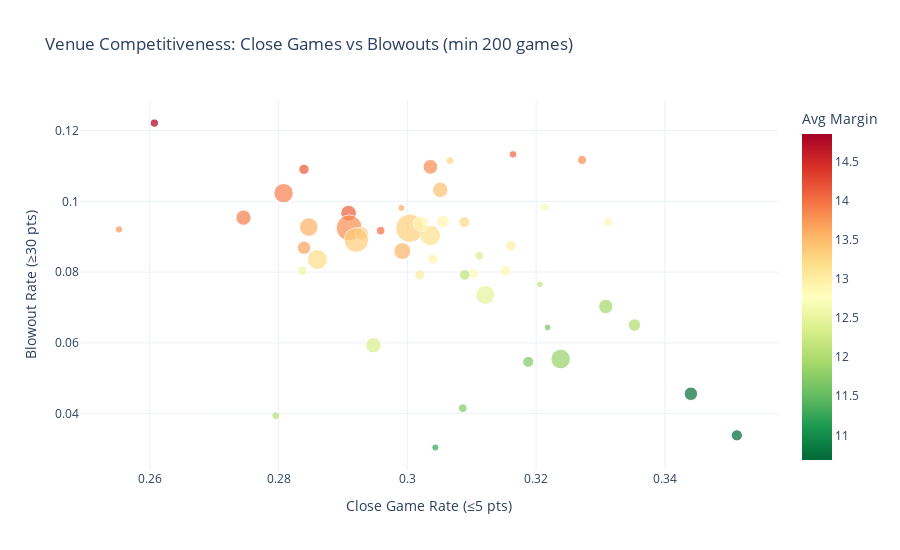

Notebook code cell kept with this figure:
### Markdown cell above
## 🏟️ Venue Power Rankings

Beyond home court advantage, which venues consistently produce blowouts vs competitive games? Let's rank venues by competitiveness.

### Code cell
# Venue analysis - margin distribution
venue_margins = completed.groupby('venue').agg(
    games=('abs_margin', 'count'),
    avg_margin=('abs_margin', 'mean'),
    median_margin=('abs_margin', 'median'),
    blowout_pct=('abs_margin', lambda x: (x >= 30).mean()),
    close_game_pct=('abs_margin', lambda x: (x <= 5).mean())
).reset_index()
venue_margins = venue_margins[venue_margins['games'] >= 200].sort_values('avg_margin', ascending=False)

fig = px.scatter(venue_margins, x='close_game_pct', y='blowout_pct', size='games',
                 color='avg_margin', color_continuous_scale='RdYlGn_r',
                 hover_name='venue', hover_data=['games', 'avg_margin', 'median_margin'],
                 title="Venue Competitiveness: Close Games vs Blowouts (min 200 games)",
                 labels={'close_game_pct': 'Close Game Rate (≤5 pts)', 
                         'blowout_pct': 'Blowout Rate (≥30 pts)',
                         'avg_margin': 'Avg Margin'})
fig.update_layout(height=550)
fig.show()

print("\n🏟️ Most lopsided venues (highest avg margin):")
for _, row in venue_margins.head(5).iterrows():
    print(f"   {row['venue']}: avg margin {row['avg_margin']:.1f}, blowout rate {row['blowout_pct']*100:.1f}%")
print("\n🏟️ Most competitive venues (lowest avg margin):")
for _, row in venue_margins.tail(5).iterrows():
    print(f"   {row['venue']}: avg margin {row['avg_margin']:.1f}, close game rate {row['close_game_pct']*100:.1f}%")

### Figure 1 — Plotly figure (JSON) as saved in the notebook; plotly's stock layout.template omitted (floating-point values rounded to 4 significant figures; data arrays with more than 128 entries replaced by an {"elided": "..."} marker saying what was removed)
{"data": [{"customdata": {"elided": "48x3 float values"}, "hovertemplate": "<b>%{hovertext}</b><br><br>Close Game Rate (≤5 pts)=%{x}<br>Blowout Rate (≥30 pts)=%{y}<br>games=%{customdata[0]}<br>Avg Margin=%{marker.color}<br>median_margin=%{customdata[2]}<extra></extra>", "hovertext": ["Warrandyte Sports Complex", "Eltham College", "East Doncaster Secondary College", "Greythorn Primary School", "Canterbury Girls Secondary College", "Slater Reserve Stadium", "Bulleen Templestowe Basketball Stadium", "Manningham Templestowe Leisure Centre", "Montmorency Secondary College", "Thornbury High School", "Blackburn Primary School", "Eltham Leisure Centre", "Veneto Club", "Balwyn High School", "Collingwood College", "Doncaster Secondary College", "Swinburne Senior Secondary College Sports Centre", "Mullum Mullum Stadium", "La Trobe Sports Park Stadium", "Macleod Recreation and Fitness Centre", "Montmorency South Primary School", "Eltham High School", "Darebin Community Sports Stadium", "Box Hill High School", "Viewbank Primary School", "Rangeview Primary School", "Ivanhoe East Primary School", "Narrandjeri Stadium", "Greensborough College", "Donvale Christian College", "Box Hill Senior Secondary College", "Boroondara Park Primary School", "Marcellin College", "Bundha Sports Centre", "Leeds Street Sports Centre", "Koonung Secondary College", "Kerrimuir Primary School", "Alphington Grammar School", "Tucker Road Bentleigh Primary School", "Manningham DISC (Donvale Indoor Sports Centre)", "Glen Eira Sports & Aquatic Centre", "Bentleigh Secondary College", "Carnegie Primary School", "McKinnon Secondary College", "Banyule Primary School", "Coatesville Primary School", "Cheltenham Secondary College", "Brighton Secondary College"], "legendgroup": "", "marker": {"color": [14.86, 14.16, 14.12, 14.09, 14.03, 13.92, 13.9, 13.82, 13.81, 13.81, 13.79, 13.68, 13.65, 13.57, 13.55, 13.45, 13.43, 13.35, 13.32, 13.27, 13.25, 13.22, 13.18, 13.02, 13.0, 12.92, 12.92, 12.89, 12.89, 12.89, 12.83, 12.66, 12.58, 12.49, 12.36, 12.36, 12.16, 12.13, 12.09, 12.02, 11.93, 11.83, 11.71, 11.68, 11.64, 11.27, 10.73, 10.68], "coloraxis": "coloraxis", "size": [303, 486, 1107, 256, 338, 1038, 1681, 975, 3037, 376, 239, 816, 214, 1542, 1280, 1075, 792, 2739, 3582, 287, 531, 1783, 1871, 467, 503, 308, 454, 1089, 460, 743, 490, 305, 423, 1618, 1062, 331, 209, 505, 279, 692, 924, 1714, 337, 549, 202, 230, 811, 560], "sizemode": "area", "sizeref": 8.955, "symbol": "circle"}, "mode": "markers", "name": "", "orientation": "v", "showlegend": false, "type": "scatter", "x": [0.2607, 0.284, 0.2909, 0.3164, 0.2959, 0.2746, 0.2808, 0.3036, 0.291, 0.3271, 0.2552, 0.284, 0.2991, 0.2847, 0.2992, 0.3051, 0.2929, 0.2921, 0.3004, 0.3066, 0.3089, 0.286, 0.3036, 0.3019, 0.3161, 0.3312, 0.304, 0.3021, 0.3152, 0.3055, 0.3102, 0.3213, 0.2837, 0.3121, 0.2947, 0.3112, 0.3206, 0.3089, 0.2796, 0.3353, 0.3308, 0.3238, 0.3086, 0.3188, 0.3218, 0.3043, 0.344, 0.3512], "xaxis": "x", "y": [0.1221, 0.1091, 0.09666, 0.1133, 0.09172, 0.09538, 0.1023, 0.1097, 0.0925, 0.1117, 0.09205, 0.0869, 0.09813, 0.09274, 0.08594, 0.1033, 0.09091, 0.08908, 0.09241, 0.1115, 0.09416, 0.08357, 0.09033, 0.07923, 0.08748, 0.09416, 0.0837, 0.09366, 0.08043, 0.09421, 0.07959, 0.09836, 0.08038, 0.07355, 0.05932, 0.08459, 0.07656, 0.07921, 0.03943, 0.06503, 0.07027, 0.05543, 0.04154, 0.05464, 0.06436, 0.03043, 0.04562, 0.03387], "yaxis": "y"}], "layout": {"coloraxis": {"colorbar": {"title": {"text": "Avg Margin"}}, "colorscale": [[0.0, "rgb(0,104,55)"], [0.1, "rgb(26,152,80)"], [0.2, "rgb(102,189,99)"], [0.3, "rgb(166,217,106)"], [0.4, "rgb(217,239,139)"], [0.5, "rgb(255,255,191)"], [0.6, "rgb(254,224,139)"], [0.7, "rgb(253,174,97)"], [0.8, "rgb(244,109,67)"], [0.9, "rgb(215,48,39)"], [1.0, "rgb(165,0,38)"]]}, "height": 550, "legend": {"itemsizing": "constant", "tracegroupgap": 0}, "title": {"text": "Venue Competitiveness: Close Games vs Blowouts (min 200 games)"}, "xaxis": {"anchor": "y", "domain": [0.0, 1.0], "title": {"text": "Close Game Rate (≤5 pts)"}}, "yaxis": {"anchor": "x", "domain": [0.0, 1.0], "title": {"text": "Blowout Rate (≥30 pts)"}}}}
